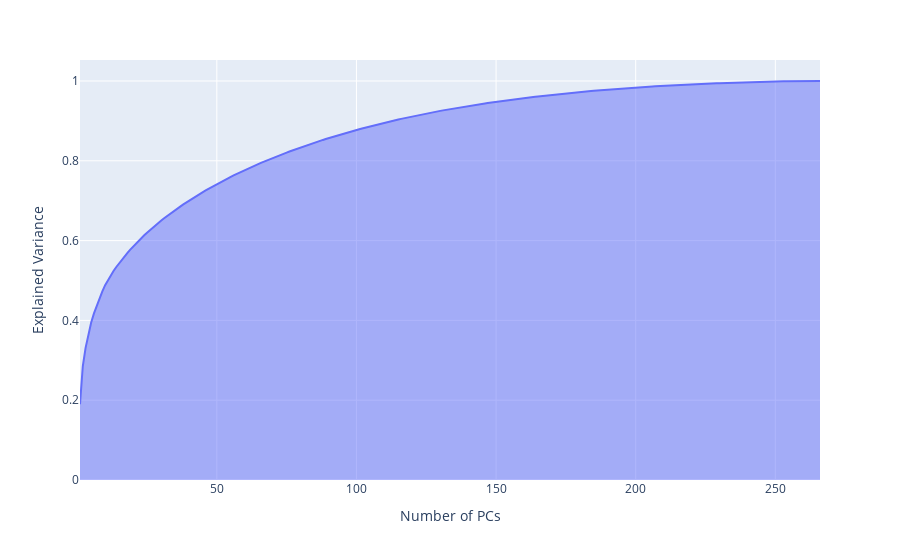

Here is the notebook cell this chart was saved with:
### Code cell
# Visualize explained variance ratio
px.area(
    x=range(1, exp_var.shape[0] + 1),
    y=exp_var,
    labels={"x": "Number of PCs", "y": "Explained Variance"},
)

### Figure 1 — Plotly figure (JSON) as saved in the notebook; plotly's stock layout.template omitted (floating-point values rounded to 4 significant figures; data arrays with more than 128 entries replaced by an {"elided": "..."} marker saying what was removed)
{"data": [{"fillpattern": {"shape": ""}, "hovertemplate": "Number of PCs=%{x}<br>Explained Variance=%{y}<extra></extra>", "legendgroup": "", "line": {"color": "#636efa"}, "marker": {"symbol": "circle"}, "mode": "lines", "name": "", "orientation": "v", "showlegend": false, "stackgroup": "1", "type": "scatter", "x": {"elided": "266 int values"}, "xaxis": "x", "y": {"elided": "266 float values"}, "yaxis": "y"}], "layout": {"legend": {"tracegroupgap": 0}, "margin": {"t": 60}, "xaxis": {"anchor": "y", "domain": [0, 1], "title": {"text": "Number of PCs"}}, "yaxis": {"anchor": "x", "domain": [0, 1], "title": {"text": "Explained Variance"}}}}
